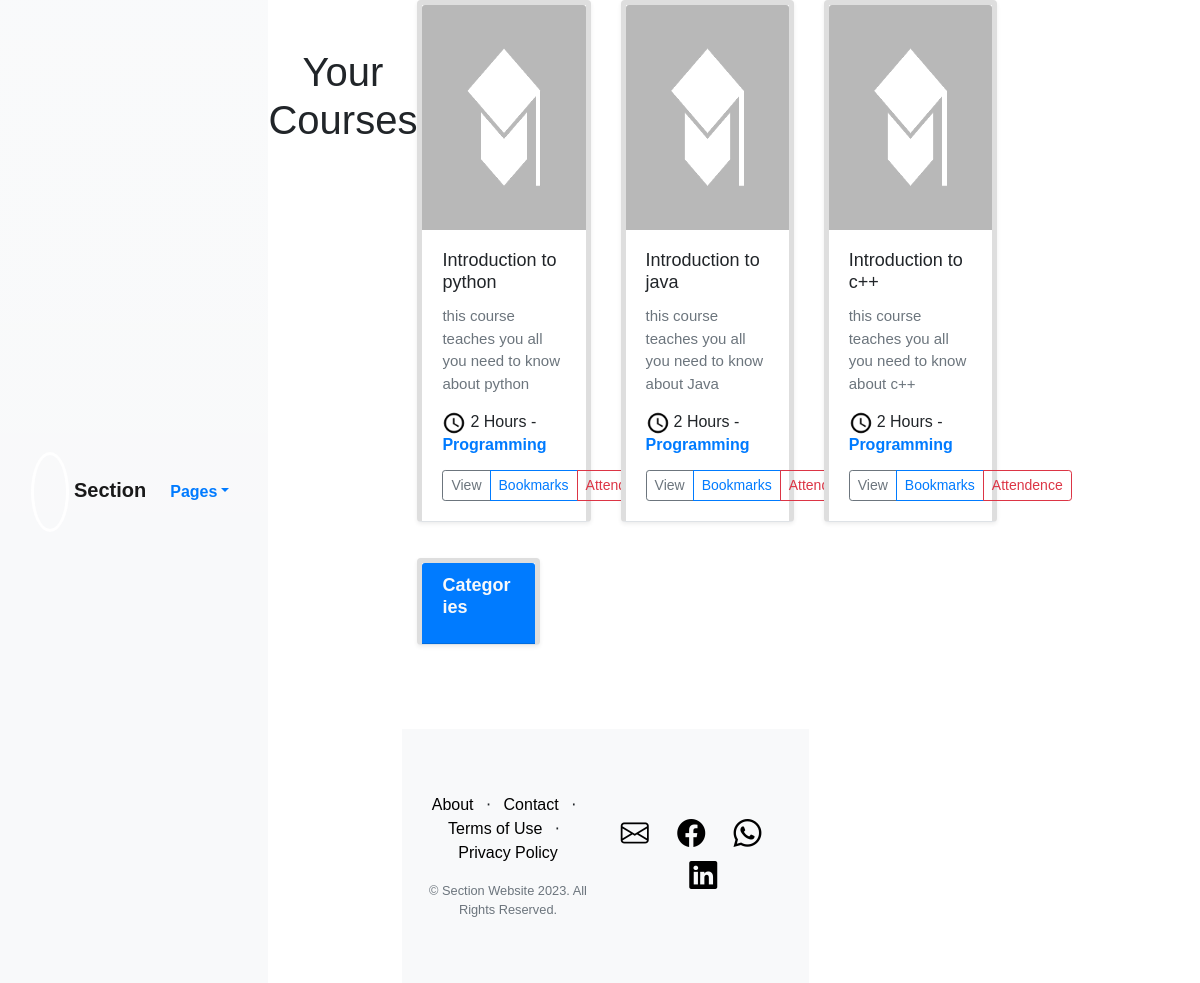
The app's page /views/mycourses.php (signed in), older data.
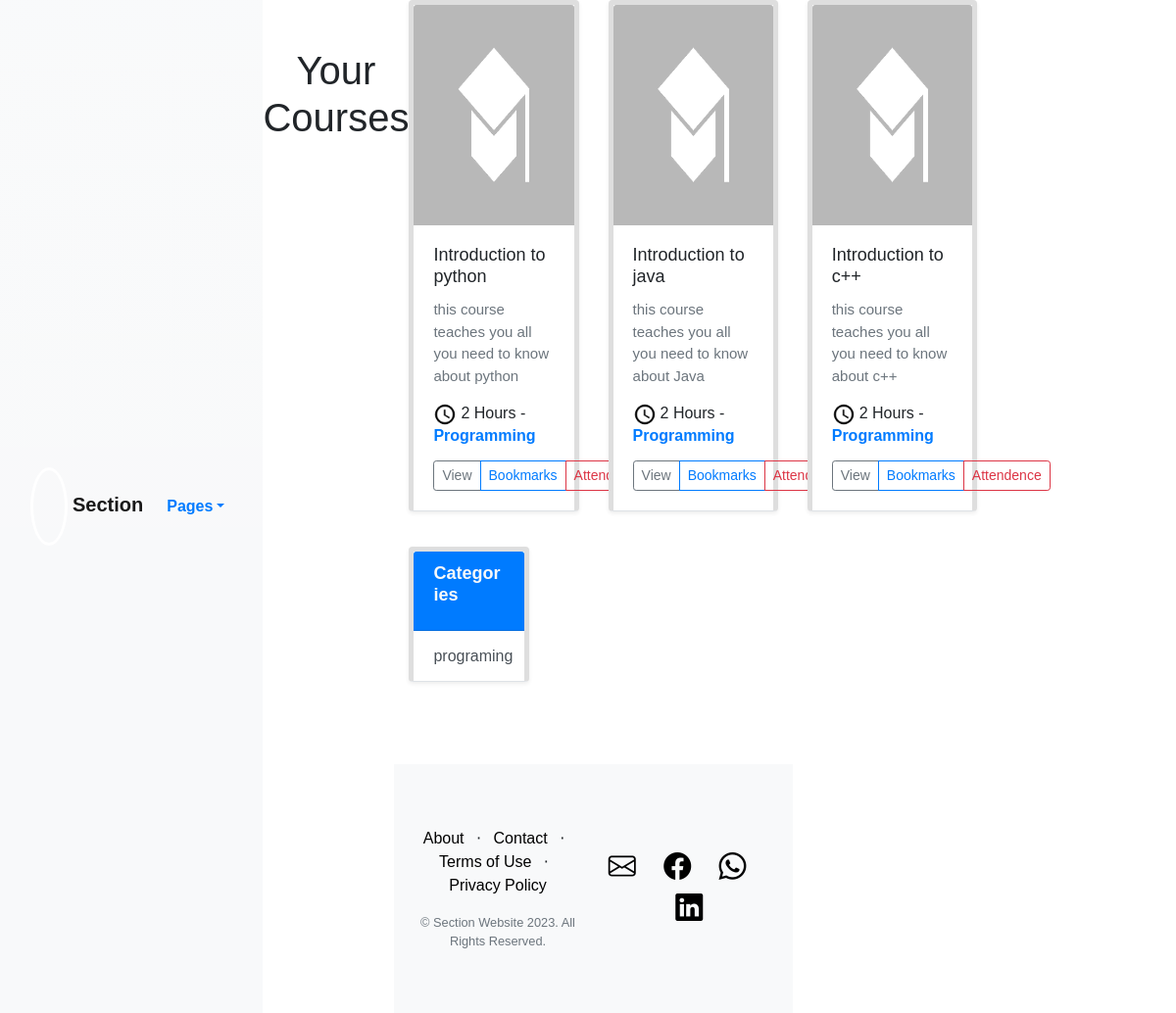
The same page, newer data.
### tables this page shows
CREATE TABLE `course_table` (
  `ID` int(11) NOT NULL,
  `name` varchar(100) NOT NULL,
  `preview` varchar(200) NOT NULL,
  `instructorID` int(11) NOT NULL,
  `price` int(11) NOT NULL,
  `Category` varchar(100) NOT NULL,
  `level` varchar(100) NOT NULL,
  `startdate` date DEFAULT NULL,
  `enddate` date DEFAULT NULL,
  `courseinfo` varchar(500) NOT NULL
);

CREATE TABLE `category` (
  `id` int(11) NOT NULL,
  `name` varchar(200) NOT NULL
);

### db/Dbh.php (called while the page is built, shortened)
<?php
class DBh
{
	private $servername;
	private $username;
	private $password;
	private $dbname;
	private $conn;
	function __construct()
	{
		$this->servername = DB_SERVER;
		$this->username = DB_USER;
		$this->password = DB_PASS;
		$this->dbname = DB_DATABASE;
	}
	public function connect()
	{
		$this->conn = new mysqli($this->servername, $this->username, $this->password, $this->dbname);
		return $this->conn;
	}
	public function prepare($sql)
	{
		return $this->conn->prepare($sql);
	}
	public function query($sql)
	{
		if (!empty($sql)) {
			$this->result = $this->conn->query($sql);
			return $this->result;
		} else {
			return false;
		}
	}
}

### models/Models.php (called while the page is built)
<?php
require_once("../db/Dbh.php");
abstract class Model{
    protected $db;
    protected $conn;
    public function connect(){
        if(null === $this->conn ){
            $this->db = new Dbh();
        }
        return $this->db;
    }
}
?>

### models/classcourse.php (called while the page is built, shortened)
<?php
require '../models/classsection.php';
require_once("Models.php");
class Course extends Model
{
    public function __construct($id = "", $name = "", $preview = "", $instructor = "", $price = "", $category = "", $level = "", $enddate = "", $startdate = "", $courseinfo = "")
    {
        $this->db = $this->connect();
    }
    function selectByInstructorID($instructorID)
    {
        $query = "SELECT * FROM course_table WHERE instructorID = ?";
        $stmt = $this->db->prepare($query);
        $stmt->bind_param('i', $instructorID);
        $stmt->execute();
        $result = $stmt->get_result();
        $courses = $result->fetch_all(MYSQLI_ASSOC);
        return $courses;
    }
}

### models/classCategory.php (called while the page is built, shortened)
<?php
require_once("Models.php");
class Category extends Model {
    public function __construct($name="", $id="") {
        $this->db = $this->connect();
    }
    public function getAllCategories() {
        $getAllCategories = "SELECT * FROM category";
        $result = $this->db->query($getAllCategories);
        return $result;
    }
}
?>

### views/mycourses.php (the view, shortened to what the changed rows need)
<!DOCTYPE html>
<html lang="en">
<?php
            include("partials/head.php");
    echo'<body>';
    ?>
            <div class="text-sm-start text-lg-center my-5">
                <h1>Your Courses </h1>
            </div>
            <div  d="gallery" class="row row-cols-1 row-cols-sm-1 row-cols-md-2 g-3 gallery">
                <div class="col-md-9">
                    <div class="row row-cols-1 row-cols-sm-2 row-cols-md-3 g-3 mb-5">
                    <?php
require '../models/classcourse.php';
$courseObject = new Course();
if(isset($_SESSION['type']) && $_SESSION['type'] == 'instructor')
{
if (count($courseObject->selectByInstructorID($_SESSION['user_id'])) > 0) {
    $fetch = $courseObject->selectByInstructorID($_SESSION['user_id']);
    foreach ($fetch as $value) {
        echo '<div class="col gallery-item">';
        echo '    <div class="card shadow-sm border-bottom border-5">';
        echo '        <a href="coursecontent.php?course_id=' . $value['ID'] . '" class="card-img">';
        echo '            <img class="bd-placeholder-img card-img-top" style="height: 225px;width: 100%;" src="../public/assets/img/course-default.png">';
        echo '        </a>';
        echo '        <div class="card-body">';
        echo '            <h3 class="card-title h4">';
        echo '                Introduction to ' . $value['name'];
        echo '            </h3>';
        echo '            <p class="card-text text-muted">' . $value['preview'] . '</p>';
        echo '            <p class="card-text h6 mb-3">';
        echo '                <img class="rounded-circle me-1" style="height: 24px;width: 24px;" src="../public/assets/img/clock.png">2 Hours &dash; <span class="text-primary fw-bold">Programming</span>';
        echo '            </p>';
        echo '            <div class="d-flex justify-content-between align-items-center">';
        echo '                <div class="btn-group">';
        echo '                    <a href="coursecontent.php?course_id=' . $value['ID'] . '" type="button" class="btn btn-sm btn-outline-secondary">View</a>';
        echo '                    <a href="bookmark.php" type="button" class="btn btn-sm btn-outline-primary">Bookmarks</a>';
        echo '                    <a href="attendence.php?course_id=' . $value['ID'] . '" type="button" class="btn btn-sm btn-outline-danger"">Attendence</a>';
        echo '                </div>';
        echo '            </div>';
        echo '        </div>';
        echo '    </div>';
        echo '</div>';
    }
}
}
?>
                <?php
@include '../models/classCategory.php';
$categoryObj = new Category(null, null);
$categories = $categoryObj->getAllCategories();
?>
<div class="col-md-3">
    <div class="card shadow-sm border-bottom border-5">
        <div class="list-group list-group-flush">
            <?php
            foreach ($categories as $category) {
                echo '<a href="#" class="list-group-item list-group-item-action d-flex gap-3 py-3" aria-current="true">';
                echo '<div class="d-flex gap-2 w-100 justify-content-between">';
                echo '<h6 class="mb-0">' . htmlspecialchars($category['name']) . '</h6>';
                echo '</div>';
                echo '</a>';
            }
            ?>
        </div>
    </div>
</div>
            </div>
        </div>
    </body>
</html>

Row changes from the older to the newer data that the page shows:
added category: name "programing"
